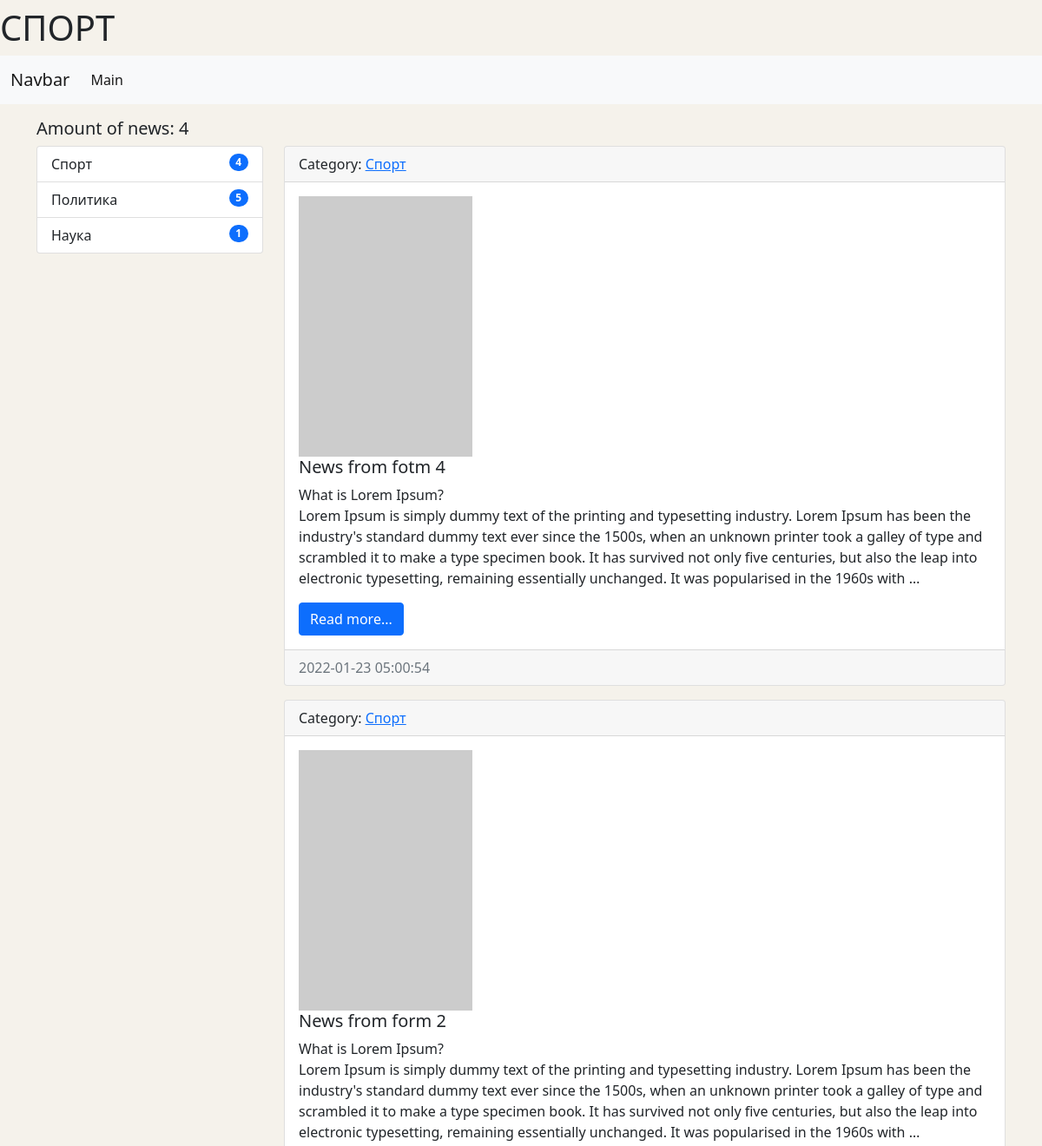
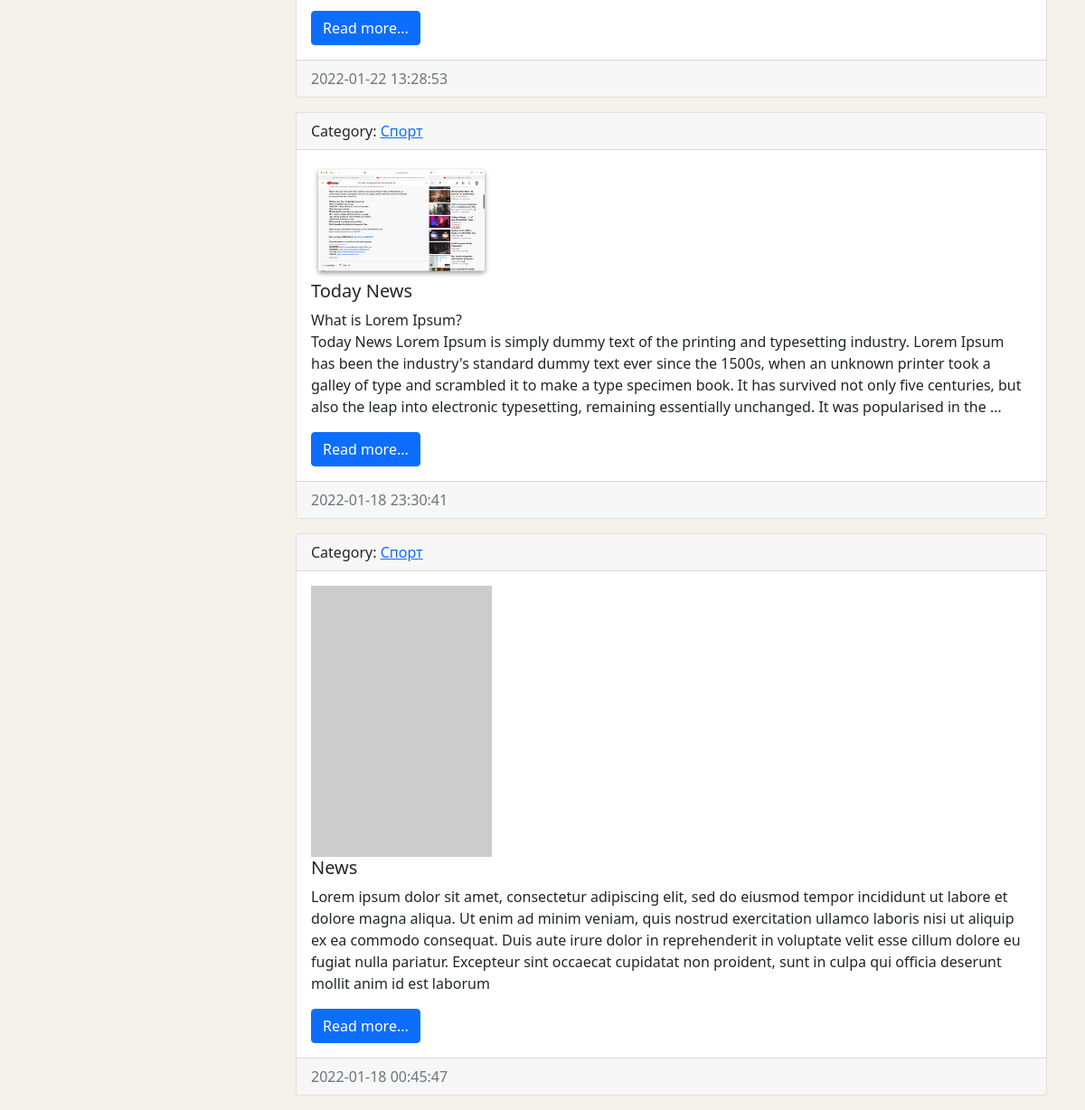
The app's page /category/2/ with its own data (2 pictures, top to bottom).
### news/models.py (models this page shows, shortened)
class Category(models.Model):
    title = models.CharField(max_length=150, db_index=True, verbose_name='Наименование категории')
    def get_absolute_url(self):
        return reverse('category', kwargs={'category_id': self.pk})
    def __str__(self):
        return self.title
    class Meta:
        verbose_name = 'Категория'
        verbose_name_plural = 'Категории'
        ordering = ['-title']

class News(models.Model):
    title = models.CharField(max_length=150, verbose_name='Наименование')
    content = models.TextField(blank=True, verbose_name='Контент')
    created_at = models.DateTimeField(auto_now_add=True, verbose_name='Дата публикации')
    updated_at = models.DateTimeField(auto_now=True, verbose_name='Обновлено')
    photo = models.ImageField(upload_to='photos/%Y/%m/%d/', verbose_name='Фото', blank=True)
    is_published = models.BooleanField(default=True, verbose_name='Опубликовано')
    category = models.ForeignKey('Category', on_delete=models.PROTECT, verbose_name='Категория')
    numbers_of_views = models.IntegerField(default=0)
    def get_absolute_url(self):
        return reverse('view_news', kwargs={'pk': self.pk})
    class Meta:
        verbose_name = 'Новость'
        verbose_name_plural = 'Новости'
        ordering = ['-created_at']

### news/views.py (the view)
# urls.py: path('category/<int:category_id>/', NewsByCategory.as_view(extra_context={'title': 'SOMETHING'}), name='category'),
class NewsByCategory(MyMixin, ListView):
    model = News
    template_name = 'news/home_news_list.html'
    context_object_name = 'news'
    allow_empty = False
    def get_context_data(self, *, object_list=None, **kwargs):
        context = super(NewsByCategory, self).get_context_data(**kwargs)
        context['title'] = self.get_upper(Category.objects.get(pk=self.kwargs['category_id']))
        return context
    def get_queryset(self):
        return News.objects.filter(category_id=self.kwargs['category_id'], is_published=True).select_related('category')

### news/templatetags/news_tags.py (called while the page is built)
@register.inclusion_tag('news/list_categories.html')
def show_categories():
    categories = Category.objects.annotate(cnt=Count('news')).filter(cnt__gt=0)     # don't show the empty categories
    return {'categories': categories}

### news/utils.py (called while the page is built)
    def get_upper(self, smth):
        if isinstance(smth, str):
            return smth.upper()
        else:
            return smth.title.upper()

### news/templates/news/home_news_list.html (shortened to what this page needs)
{% extends 'base.html' %}
{% block main_title %}
    {{ title }}
{% endblock %}
{% block sidebar %}
{% include 'inc/_sidebar.html' %}
{% endblock %}
{% block content %}
    {% for item in news %}
    <div class="card mb-3">
        <div class="card-header">
            Category: <a href="{{ item.category.get_absolute_url }}">{{ item.category }}</a>
        </div>
        <div class="card-body">
            <div class="media">
                {% if item.photo %}
                    <img src="{{ item.photo.url }}" alt="Photo" width="200" class="mr-3">
                {% else %}
                    <img src="https://picsum.photos/200/300/?blur=2" alt="Photo" class="mr-3">
                {% endif %}
                <div class="media-body">
                    <h5 class="card-title">{{ item.title }}</h5>
                    <p class="card-text">{{ item.content|linebreaksbr|truncatewords:70 }}</p>
                    <a href="{{ item.get_absolute_url }}" class="btn btn-primary">Read more...</a>
                </div>
            </div>
        </div>
        <div class="card-footer text-muted">
            {{ item.created_at|date:'Y-m-d H:i:s' }}
        </div>
    </div>
    {% empty %}
        <p>Ooops... </p>
        <p>Looks like something went wrong</p>
    {% endfor %}
{% endblock %}

### news/templates/news/list_categories.html
<div class="list-group">
    {% for item_categories in categories %}
    <a href="{{ item_categories.get_absolute_url }}" class="list-group-item list-group-item-action">
        {{ item_categories.title }}
        <span class="badge bg-primary rounded-pill category_badge">{{ item_categories.cnt }}</span>
    </a>
    {% endfor %}
</div>

### mySite/static/css/main.css (style rules this page uses)
body { background-color: #f5f2eb; }
.category_badge { float: right; }

### records on screen
Category: title "СПОРТ", title "Спорт", cnt "4"
Category: title "Политика", cnt "5"
Category: title "Наука", cnt "1"
News: category "Спорт", title "News from fotm 4", content "What is Lorem Ipsum? Lorem Ipsum is simply dummy text of the printing and typesetting industry. Lorem Ipsum has been the industry's standard dummy text ever since the 1500s, when an unknown printer took a galley of type and scrambled it to make a type specimen book. It has survived not only five centuries, but also the leap into electronic typesetting, remaining essentially unchanged. It was popularised in the 1960s with …", created_at "2022-01-23 05:00:54"
News: category "Спорт", title "News from form 2", content "What is Lorem Ipsum? Lorem Ipsum is simply dummy text of the printing and typesetting industry. Lorem Ipsum has been the industry's standard dummy text ever since the 1500s, when an unknown printer took a galley of type and scrambled it to make a type specimen book. It has survived not only five centuries, but also the leap into electronic typesetting, remaining essentially unchanged. It was popularised in the 1960s with …", created_at "2022-01-22 13:28:53"
News: category "Спорт", photo (picture), title "Today News", content "What is Lorem Ipsum? Today News Lorem Ipsum is simply dummy text of the printing and typesetting industry. Lorem Ipsum has been the industry's standard dummy text ever since the 1500s, when an unknown printer took a galley of type and scrambled it to make a type specimen book. It has survived not only five centuries, but also the leap into electronic typesetting, remaining essentially unchanged. It was popularised in the …", created_at "2022-01-18 23:30:41"
News: category "Спорт", title "News", content "Lorem ipsum dolor sit amet, consectetur adipiscing elit, sed do eiusmod tempor incididunt ut labore et dolore magna aliqua. Ut enim ad minim veniam, quis nostrud exercitation ullamco laboris nisi ut aliquip ex ea commodo consequat. Duis aute irure dolor in reprehenderit in voluptate velit esse cillum dolore eu fugiat nulla pariatur. Excepteur sint occaecat cupidatat non proident, sunt in culpa qui officia deserunt mollit anim id est laborum", created_at "2022-01-18 00:45:47"

### other values on screen
{{ news.count }} "4"
